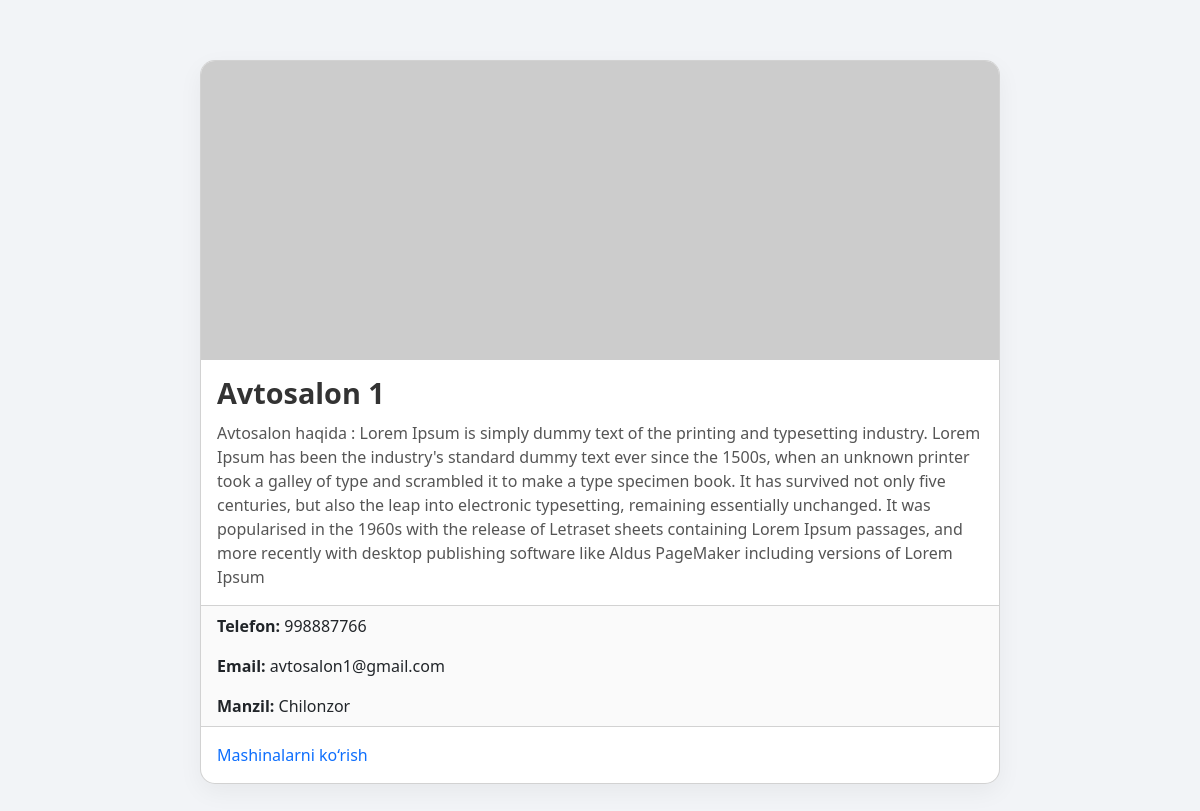
Page /detail_salon/1/ on the earlier database version.
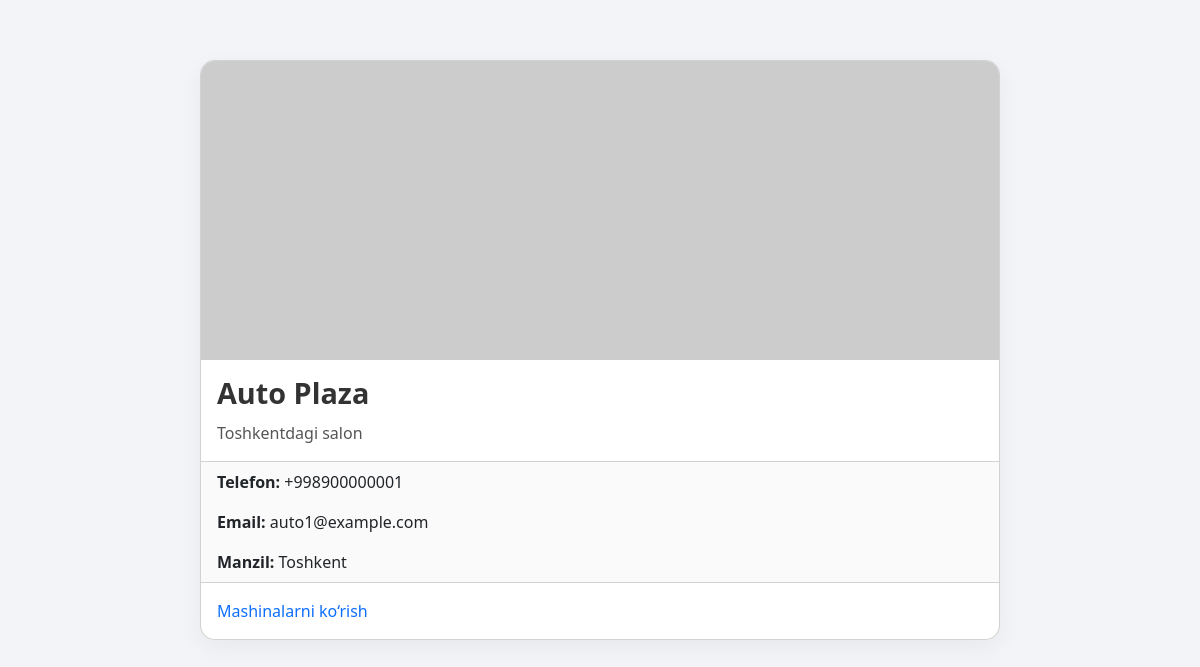
Same page on the later database version.
### project1/models.py (models this page shows, shortened)
class BaseClass(models.Model):
    created_at = models.DateTimeField(auto_now_add=True)
    updated_at = models.DateTimeField(auto_now=True)
    class Meta:
        abstract = True

class Autosalon(BaseClass):
    title = models.CharField(max_length=255)
    context = models.TextField()
    email = models.EmailField(max_length=255)
    phone = models.CharField(max_length=255)
    address = models.CharField(max_length=255)
    image = models.ImageField(upload_to='photos/salons/%Y/%m/%d')

### project1/views.py (the view)
# urls.py: path('detail_salon/<int:pk>/', detail_salon, name='detail_salon'),
def detail_salon(request, pk):
    salon = get_object_or_404(Autosalon, pk=pk)
    return render(request, 'detail_salon.html', {'salon': salon})

### project1/templates/detail_salon.html (shortened to what this page needs)
<!DOCTYPE html>
<html lang="en">
<head>
  <link href="https://cdn.jsdelivr.net/npm/bootstrap@5.3.0/dist/css/bootstrap.min.css" rel="stylesheet"/>
</head>
<body>
  <div class="card">
    {% if item.image %}
      <img src="{{ salon.image.url }}" alt="Salon rasmi" />
    {% else %}
      <img src="https://picsum.photos/800/300" alt="Tasodifiy rasm" />
    {% endif %}
    <div class="card-body">
      <h5 class="card-title">{{ salon.title }}</h5>
      <p class="card-text">{{ salon.context }}</p>
    </div>
    <ul class="list-group list-group-flush">
      <li class="list-group-item"><strong>Telefon:</strong> {{ salon.phone }}</li>
      <li class="list-group-item"><strong>Email:</strong> {{ salon.email }}</li>
      <li class="list-group-item"><strong>Manzil:</strong> {{ salon.address }}</li>
    </ul>
    <div class="card-body">
      <a href="{% url 'salon_cars' 1 salon.pk %}" class="card-link">Mashinalarni ko‘rish</a>
    </div>
  </div>
</body>
</html>

Differences in the rows shown:
changed Autosalon: title "Avtosalon 1" → "Auto Plaza"; context "Avtosalon haqida : Lorem Ipsum is simply dummy text of the printing and typesetting industry. Lorem Ipsum has been the industry's standard dummy text ever since the 1500s, when an unknown printer took a galley of type and scrambled it to make a type specimen book. It has survived not only five centuries, but also the leap into electronic typesetting, remaining essentially unchanged. It was popularised in the 1960s with the release of Letraset sheets containing Lorem Ipsum passages, and more recently with desktop publishing software like Aldus PageMaker including versions of Lorem Ipsum" → "Toshkentdagi salon"; phone "998887766" → "+998900000001"; email "avtosalon1@gmail.com" → "auto1@example.com"; address "Chilonzor" → "Toshkent"
